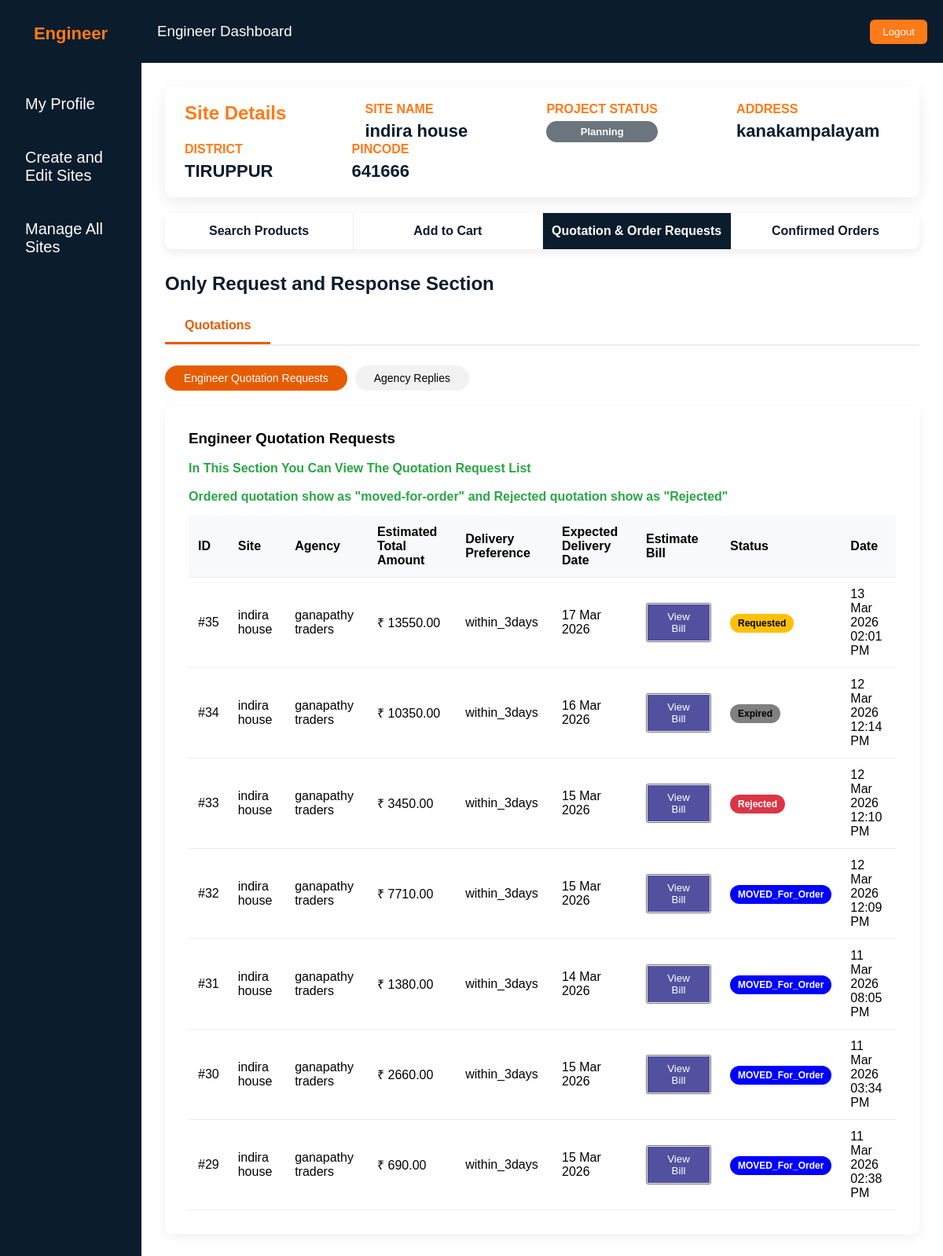
Page /site/11/manage-quotations-orders/ (signed in) on the committed database.
### Construct/models.py (models this page shows, shortened)
class ConstructionSite(models.Model):
    SITE_CATEGORY_CHOICES = [
        ('house', 'House'),
        ('building', 'Building'),
        ('flats', 'Flats'),
        ('commercial', 'Commercial Stores'),
        ('others', 'Others'),
    ]
    engineer = models.ForeignKey( User,
        on_delete=models.CASCADE,
        related_name="engineer_sites"
    )
    site_name = models.CharField(max_length=200)
    category = models.CharField(
        max_length=20,
        choices=SITE_CATEGORY_CHOICES
    )
    other_category = models.CharField(
    max_length=100,
    null=True,
    blank=True
)
    total_sqft = models.FloatField()
    site_map = models.FileField(
    upload_to='site_maps/',
    null=True,
    blank=True
)
    blueprint_file = models.FileField(
    upload_to='site_blueprints/',
    null=True,
    blank=True
)
    building_area_sqft = models.FloatField()
    approximate_budget = models.DecimalField(
        max_digits=12,
        decimal_places=2
    )
    start_date = models.DateField()
    end_date = models.DateField()
    STATUS_CHOICES = [
    ('Planning', 'Planning'),
    ('Started', 'Started'),
    ('Ongoing', 'Ongoing'),
    ('NearComplete', 'Near To Complete'),
    ('Completed', 'Completed'),
    ('HandedOver', 'Handed Over'),
]
    status = models.CharField(
    max_length=20,
    choices=STATUS_CHOICES,
    default='Planning'
)
    description = models.TextField(blank=True)
    site_address = models.TextField()
    site_district = models.CharField(max_length=100)
    site_state = models.CharField(max_length=100)
    site_pincode = models.CharField(max_length=10)
    created_at = models.DateTimeField(default=timezone.now)

class QuotationRequest(models.Model):
    site = models.ForeignKey(
        ConstructionSite,
        on_delete=models.CASCADE
    )
    engineer = models.ForeignKey(
        User,
        on_delete=models.CASCADE
    )
    agency = models.ForeignKey(
        AgencyProfile,
        on_delete=models.CASCADE,
        null=True,
        blank=True
    )
    request_note = models.TextField()
    DELIVERY_CHOICES = [
("urgent","Urgent (1-2 days)"),
("3days","Within 3 days"),
("7days","Within 1 week"),
("flexible","Flexible"),
]
    delivery_preference = models.CharField(
    max_length=20,
    choices=DELIVERY_CHOICES ,default="flexible"
)
    expected_delivery_date = models.DateField(
    default=timezone.now
)
    estimated_total = models.DecimalField(
        max_digits=12,
        decimal_places=2
    )
    created_at = models.DateTimeField(auto_now_add=True)
    STATUS_CHOICES = [
        ("Requested", "Requested"),
        ("Approved", "Approved"),
        ("Rejected", "Rejected"),
        ("Expired","Expired"),
        ("MOVED_For_Order", "Converted To Order"),  # 🔥 add this
    ]
    status = models.CharField(
        max_length=20,
        choices=STATUS_CHOICES,
        default="Requested"
    )
    def default_valid_until():
        now = timezone.localtime()
        today_8pm = now.replace(
        hour=20,
        minute=0,
        second=0,
        microsecond=0
    )
        if now > today_8pm:
            today_8pm = today_8pm + timedelta(days=1)
        return today_8pm
    quotation_valid_until = models.DateTimeField(
    default=default_valid_until
)

class AgencyProfile(models.Model):
    user = models.OneToOneField(
        User,
        on_delete=models.CASCADE,
        related_name="agency_profile"
    )
    company_name = models.CharField(max_length=255)
    gst_number = models.CharField(max_length=50)
    gst_certificate = models.FileField(
        upload_to="agency_gst_certificates/"
    )
    company_phone = models.CharField(
        max_length=15,
        unique=True
    )
    company_address = models.TextField()
    company_district = models.CharField(max_length=100)
    company_state = models.CharField(max_length=100)
    company_pincode = models.CharField(max_length=6)
    owner_name = models.CharField(max_length=150)
    owner_email = models.EmailField()
    owner_phone = models.CharField(
        max_length=15,
        unique=True
    )
    GENDER_CHOICES = [
        ('Male', 'Male'),
        ('Female', 'Female'),
        ('Other', 'Other'),
    ]
    gender = models.CharField(
        max_length=10,
        choices=GENDER_CHOICES
    )
    owner_age = models.PositiveIntegerField()
    owner_dob = models.DateField()
    owner_address = models.TextField()
    owner_district = models.CharField(max_length=100)
    owner_state = models.CharField(max_length=100)
    owner_pincode = models.CharField(max_length=6)
    status = models.CharField(
        max_length=20,
        default="approved"
    )
    approved_at = models.DateTimeField(
        default=timezone.localtime
    )
    terms_accepted = models.BooleanField(default=False)
    created_at = models.DateTimeField(auto_now_add=True)
    updated_at = models.DateTimeField(auto_now=True)

### Construct/views.py (the view)
# urls.py: path("site/<int:site_id>/manage-quotations-orders/",views.manage_quotations_orders, name="manage_quotations_orders"),
@login_required
def manage_quotations_orders(request, site_id):
    site = get_object_or_404(
        ConstructionSite,
        id=site_id,
        engineer=request.user
    )
    quotations = QuotationRequest.objects.filter(
        site=site
    ).order_by("-created_at")
    replied_quotations = QuotationRequest.objects.filter(
    engineer=request.user,
    status__in=["Approved", "Expired"]
).order_by("-created_at")
    return render(
        request,
        "engineer_side/manage_quotations_orders.html",
        {
            "site": site,
            "quotations": quotations,
            "replied_quotations": replied_quotations,
            "active_tab": "quotation"
        }
    )

### templates/engineer_side/manage_quotations_orders.html (shortened to what this page needs)
{% extends "engineer_side/engineer_dashboard.html" %}
{% load static %}
{% block content %}
<div class="site-info-bar">
  <div class="site-info-left">
    <h2>Site Details</h2>
    <div class="site-info-item">
      <div class="site-info-label">Site Name</div>
      <div class="site-info-value">{{ site.site_name }}</div>
    </div>
    <div class="site-info-item">
      <div class="site-info-label">Project Status</div>
      <div class="site-status-badge {{ site.status }}">
        {{ site.get_status_display }}
      </div>
    </div>
    <div class="site-info-item">
      <div class="site-info-label">Address</div>
      <div class="site-info-value">{{ site.site_address }}</div>
    </div>
    <div class="site-info-item">
      <div class="site-info-label">District</div>
      <div class="site-info-value">{{ site.site_district }}</div>
    </div>
    <div class="site-info-item">
      <div class="site-info-label">Pincode</div>
      <div class="site-info-value">{{ site.site_pincode }}</div>
    </div>
  </div>
</div>
<div class="material-tabs">
  <a href="{% url 'search_products' site.id %}"
     class="material-tab {% if active_tab == 'search' %}active{% endif %}">
     Search Products
  </a>
  <a href="{% url 'view_cart' site.id %}"
     class="material-tab {% if active_tab == 'cart' %}active{% endif %}">
     Add to Cart
  </a>
  <a href="{% url 'manage_quotations_orders' site.id %}"
     class="material-tab {% if active_tab == 'quotation' %}active{% endif %}">
     Quotation & Order Requests
  </a>
  <a href="{% url 'confirmed_orders' site.id %}"
     class="material-tab {% if active_tab == 'orders' %}active{% endif %}">
     Confirmed Orders
  </a>
</div>
<h2 style="color:#0b1c2d;"> Only Request and Response Section</h2><br>
<div class="top-tabs">
    <div class="top-tab active" onclick="switchMainTab('quotation')">Quotations</div>
</div>
<div id="quotationSection">
    <div class="sub-tabs">
        <div class="sub-tab active" onclick="switchSubTab('requests')">Engineer Quotation Requests</div>
        <div class="sub-tab" onclick="switchSubTab('replies')">Agency Replies</div>
    </div>
    <div id="requestsContent" class="content-box">
        <h3> Engineer Quotation Requests</h3><br>
            <h4 style="color: #28a745;"> In This Section You Can View The Quotation Request List</h4><br>
            <h4 style="color: #28a745;"> Ordered quotation show as "moved-for-order" and Rejected quotation show as "Rejected"</h4>
        <table class="data-table">
            <thead>
                <tr>
                    <th>ID</th>
                    <th>Site</th>
                    <th>Agency</th>
                    <th>Estimated Total Amount</th>
                    <th>Delivery Preference</th>
                    <th>Expected Delivery Date</th>
                    <th>Estimate Bill</th>
                    <th>Status</th>
                    <th>Date</th>
                </tr>
            </thead>
                {% for quotation in quotations %}
                <tr>
                    <td>#{{ quotation.id }}</td>
                    <td>{{ quotation.site.site_name }}</td>
                    <td>{{ quotation.agency.company_name }}</td>
                    <td>₹ {{ quotation.estimated_total }}</td>
                    <td>{{ quotation.get_delivery_preference_display }}</td>
                    <td>{{ quotation.expected_delivery_date|date:"d M Y" }}</td>
                    <td><button ><a href="{% url 'view_quotation_invoice' quotation.id %}"
                     class="bill-btn">
                     View Bill
                    </a></button>
                    </td>
                    <td>
                        <span class="status-badge status-{{ quotation.status|lower }}">
                            {{ quotation.status }}
                        </span>
                    </td>
                    <td> {{ quotation.created_at|date:"d M Y" }}<br>
    {{ quotation.created_at|time:"h:i A" }}</td>
                </tr>
                {% empty %}
                <tr><td colspan="6">No quotations found.</td></tr>
                {% endfor %}
        </table>
    </div>
</div>
{% endblock %}

### templates/engineer_side/engineer_dashboard.html (style rules this page uses)
* { margin: 0; padding: 0; box-sizing: border-box; font-family: "Oswald", sans-serif; }
body { background: #ffffff; overflow: hidden; }

### templates/engineer_side/manage_quotations_orders.html (style rules this page uses)
.top-tabs { display: flex; border-bottom: 2px solid #eee; margin-bottom: 25px; }
.top-tab { padding: 12px 25px; cursor: pointer; font-weight: 600; color: #555; border-bottom: 3px solid transparent; transition: 0.3s; }
.top-tab.active { color: #e65c00; border-color: #e65c00; }
.sub-tabs { display: flex; margin-bottom: 20px; }
.sub-tab { padding: 8px 24px; margin-right: 10px; background: #f2f2f2; border-radius: 20px; cursor: pointer; font-size: 14px; transition: 0.3s; }
.sub-tab.active { background: #e65c00; color: #fff; }
.content-box { background: #fff; padding: 30px; border-radius: 10px; box-shadow: 0 4px 15px rgba(0,0,0,0.06); }
.data-table { width: 100%; border-collapse: collapse; margin-top: 15px; }
.data-table th, .data-table td { padding: 12px; border-bottom: 1px solid #eee; text-align: left; }
.data-table th { background: #f8f9fa; }
.status-badge { padding: 5px 10px; border-radius: 15px; font-size: 12px; font-weight: 600; }
.status-requested { background: #ffc107; color: #000; }
.status-rejected { background: #dc3545; color: #fff; }
.status-expired { background: gray; color: #000; }
.status-moved_for_order { background: blue; color: #fff; }
.material-tabs { display:flex; background:#ffffff; border-radius:8px; overflow:hidden; box-shadow:0 4px 12px rgba(0,0,0,0.08); margin-bottom:30px; }
.material-tab { flex:1; text-align:center; padding:14px 0; text-decoration:none; font-weight:600; color:#0b1c2d; border-right:1px solid #eee; transition:0.3s; }
.material-tab:last-child { border-right:none; }
.material-tab.active { background:#0b1c2d; color:#fff; }
.bill-btn { padding: 8px 24px; color: #ffffff !important; text-decoration: none !important; background-color: rgb(81, 81, 160); display: inline-block; }
.site-info-bar { background:#fff; padding:20px 25px; border-radius:10px; box-shadow:0 6px 20px rgba(0,0,0,0.08); margin-bottom:20px; }
.site-info-bar h2 { margin-bottom:15px; color:#ff7a18; }
.site-info-left { display:flex; flex-wrap:wrap; gap:11%; }
.site-info-item { display:flex; flex-direction:column; }
.site-info-label { font-size:16px; font-weight:600; margin-bottom: 6px; color:#ff7a18; text-transform:uppercase; }
.site-info-value { font-weight:600; font-size: 22px; color:#0b1c2d; }
.site-status-badge { padding:6px 14px; border-radius:20px; text-align: center; font-size:13px; font-weight:600; color:#fff; }
.Planning { background:#6c757d; }

### rows in the picture
ConstructionSite: site_name "indira house", status "Planning", site_address "kanakampalayam", site_district "TIRUPPUR", site_pincode "641666"
QuotationRequest: id "35", site.site_name "indira house", agency.company_name "ganapathy traders", estimated_total "13550.00", delivery_preference "within_3days", expected_delivery_date "17 Mar 2026", status "Requested", created_at "13 Mar 2026", created_at "02:01 PM"
QuotationRequest: id "34", site.site_name "indira house", agency.company_name "ganapathy traders", estimated_total "10350.00", delivery_preference "within_3days", expected_delivery_date "16 Mar 2026", status "Expired", created_at "12 Mar 2026", created_at "12:14 PM"
QuotationRequest: id "33", site.site_name "indira house", agency.company_name "ganapathy traders", estimated_total "3450.00", delivery_preference "within_3days", expected_delivery_date "15 Mar 2026", status "Rejected", created_at "12 Mar 2026", created_at "12:10 PM"
QuotationRequest: id "32", site.site_name "indira house", agency.company_name "ganapathy traders", estimated_total "7710.00", delivery_preference "within_3days", expected_delivery_date "15 Mar 2026", status "MOVED_For_Order", created_at "12 Mar 2026", created_at "12:09 PM"
QuotationRequest: id "31", site.site_name "indira house", agency.company_name "ganapathy traders", estimated_total "1380.00", delivery_preference "within_3days", expected_delivery_date "14 Mar 2026", status "MOVED_For_Order", created_at "11 Mar 2026", created_at "08:05 PM"
QuotationRequest: id "30", site.site_name "indira house", agency.company_name "ganapathy traders", estimated_total "2660.00", delivery_preference "within_3days", expected_delivery_date "15 Mar 2026", status "MOVED_For_Order", created_at "11 Mar 2026", created_at "03:34 PM"
QuotationRequest: id "29", site.site_name "indira house", agency.company_name "ganapathy traders", estimated_total "690.00", delivery_preference "within_3days", expected_delivery_date "15 Mar 2026", status "MOVED_For_Order", created_at "11 Mar 2026", created_at "02:38 PM"
